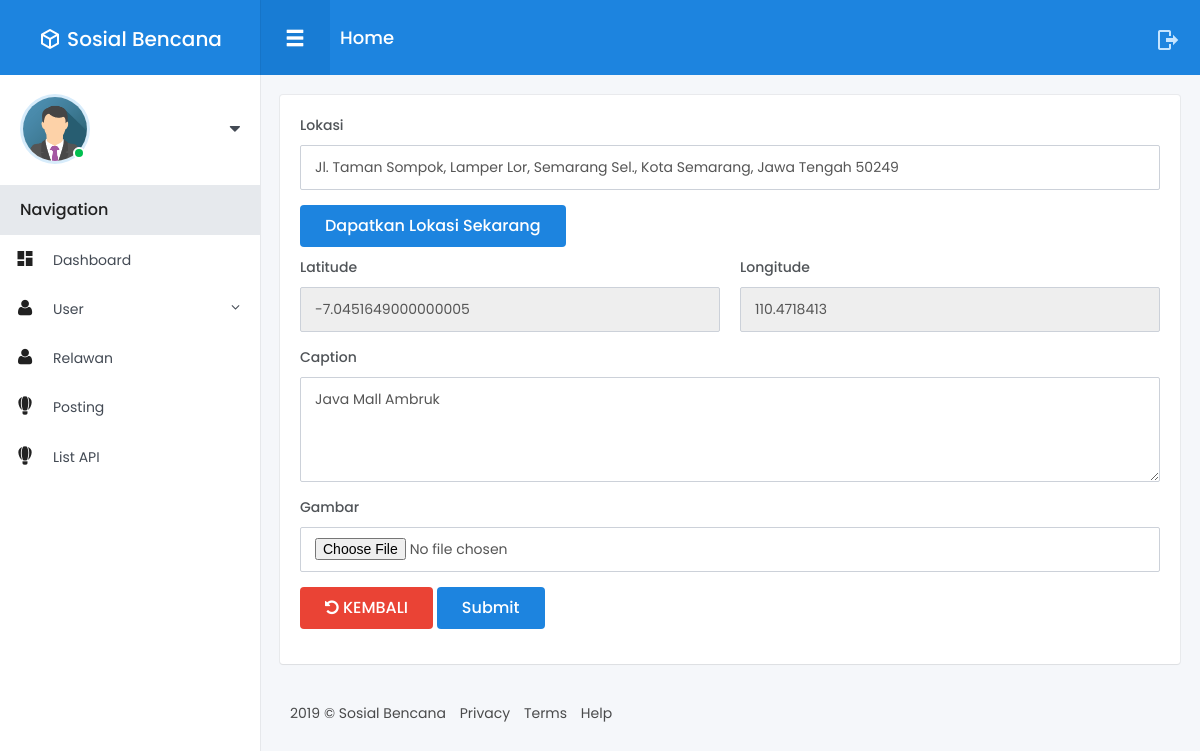
The page /posting/edit/41 on the database as committed earlier.
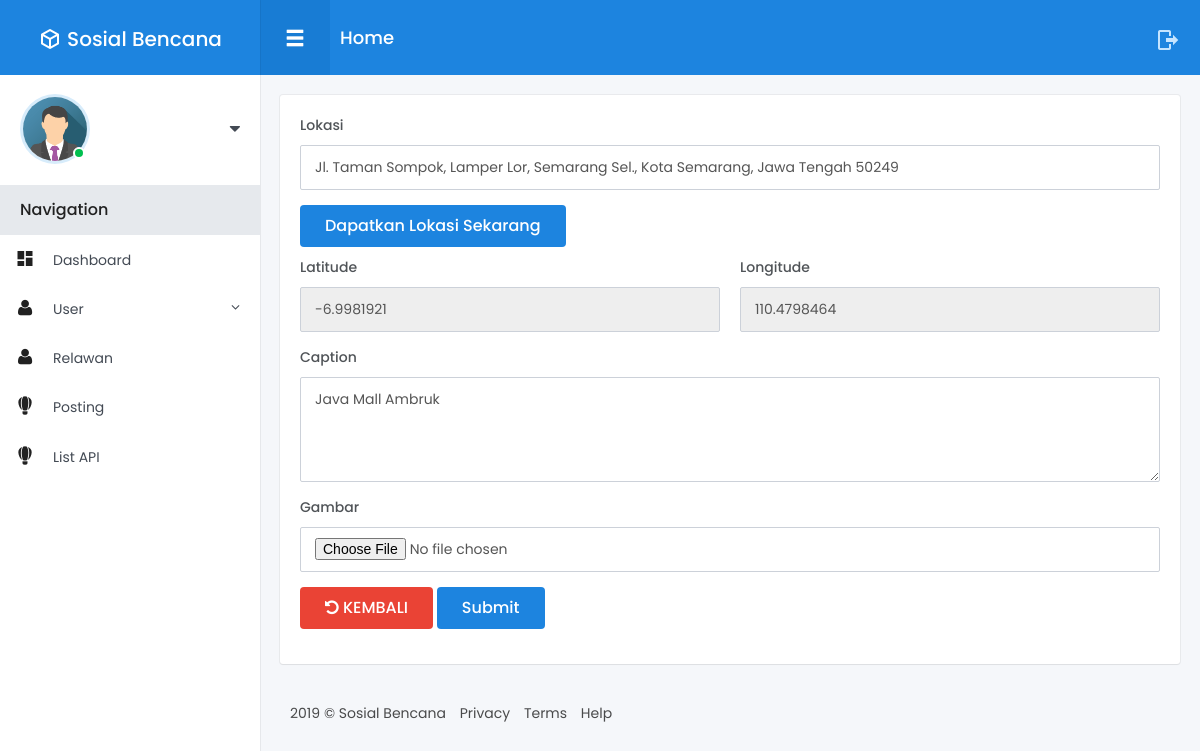
The same page on the database as committed later.
### tables this page shows
CREATE TABLE `post` (
  `id_post` int(11) NOT NULL,
  `nama_img` varchar(255) DEFAULT NULL,
  `api_img` varchar(256) NOT NULL,
  `slug_post` varchar(255) DEFAULT NULL,
  `lokasi` varchar(255) NOT NULL,
  `lttd_loc` varchar(255) DEFAULT NULL,
  `lgttd_loc` varchar(255) DEFAULT NULL,
  `caption` text,
  `tanggal` date DEFAULT NULL,
  `waktu` time DEFAULT NULL,
  `user_kode` varchar(100) NOT NULL
);

### application/controllers/Posting.php (called while the page is built, shortened)
<?php
class Posting extends CI_Controller {
	public function __construct()
	{
        $this->load->model('Posting_model');
        $this->load->model('Status_model');
    }
    public function edit($id)
    {
        $post           = $this->Posting_model->detailPost($id)->row_array();
        $data = array(
            'post'      => $post,
        );
        $this->load->view('Admin/Posting/edit', $data);
    }
}

### index.php (called while the page is built, shortened)
<?php
require_once BASEPATH.'core/CodeIgniter.php';

### application/models/Posting_model.php (called while the page is built, shortened)
<?php
class Posting_model extends CI_Model {
    public function detailPost($where)
    {
        $this->db->where('id_post', $where);
        return $this->db->get('post');
    }
}

### application/views/Admin/Posting/edit.php (the view, shortened to what this page needs)
<!DOCTYPE html>
<html lang="en">
<head>
</head>
<body>
    <div class="main-menu">
        <header class="header">
        </header>
        <div class="content">
        </div>
    </div>
	<div class="fixed-navbar">
    </div>
	<div id="wrapper">
		<div class="main-content">
			<div class="row small-spacing">
				<div class="col-12">
					<div class="box-content">
					    <?php echo form_open('posting/p_edit', array('enctype' => 'multipart/form-data','id'=>'form_validation')); ?>
                        <div class="form-group">
                            <label for="inputNama" class="control-label">Lokasi</label>
                            <input type="text" class="form-control" id="lokasi" name="lokasi" value="<?php echo set_value('lokasi', $post['lokasi']); ?>">
                        </div>
                        <button type="button" onClick="getLocation()" class="btn btn-primary" >Dapatkan Lokasi Sekarang</button>
                        <div class="row small-spacing">
                            <div class="col-lg-6">
                                <div class="form-group">
                                    <label>Latitude</label>
                                    <input type="text" class="form-control" id="latitude" name="latitude" value="<?php echo set_value('latitude', $post['lttd_loc']); ?>" readonly>
                                </div>
                            </div>
                            <div class="col-lg-6">
                                <div class="form-group">
                                    <label>Longitude</label>
                                    <input type="text" class="form-control" id="longitude" name="longitude" value="<?php echo set_value('longitude', $post['lgttd_loc']); ?>" readonly>
                                </div>
                            </div>
                        </div>
                        <div class="form-group">
                            <label for="inputNama" class="control-label">Caption</label>
                            <textarea type="text" class="form-control" id="caption" name="caption"><?php echo $post['caption']; ?></textarea>
                        </div>
                        <div class="form-group">
                            <label for="inputNama" class="control-label">Gambar</label>
                            <input type="file" class="form-control" id="gambar" name="gambar" placeholder="Pilih Gambar">
                        </div>
                        <div class="form-group">
                            <a href="<?php echo base_url('posting'); ?>" class="btn btn-danger"><i class="fa fa-rotate-left"></i> KEMBALI</a>
                            <button type="submit" class="btn btn-primary waves-effect waves-light">Submit</button>
                        </div>
                        <?php echo form_close(); ?>
					</div>
				</div>
			</div>
			<footer class="footer">
			</footer>
		</div>
	</div>
</body>
</html>

Rows that differ between the two databases and show on the page:
changed post "Jl. Taman Sompok, Lamper Lor, Semarang Sel., Kota Semarang, Jawa Tengah 50249": latitude "-7.0451649000000005" → "-6.9981921"; longitude "110.4718413" → "110.4798464"
